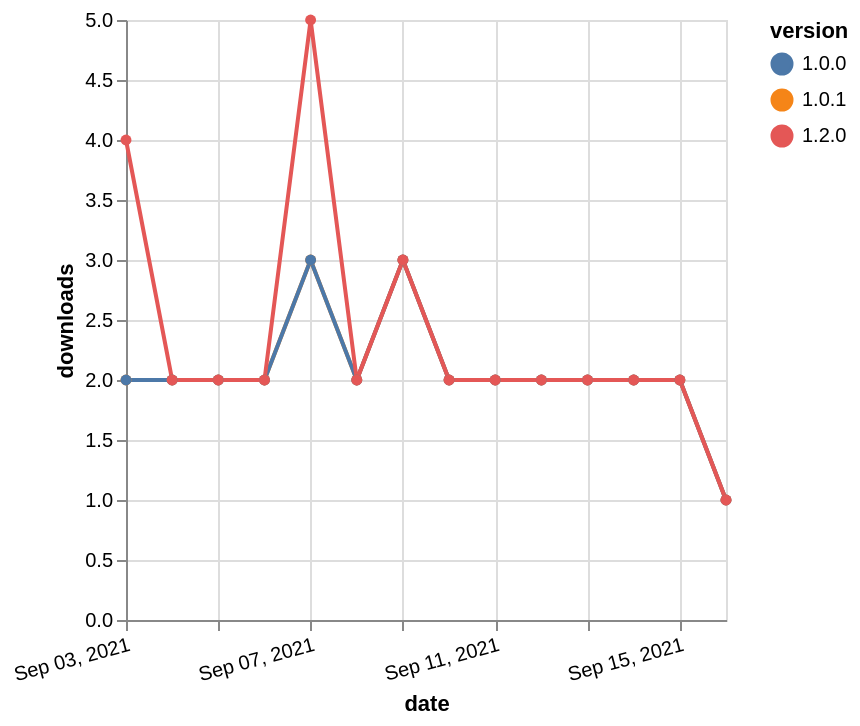

Vega-Lite specification for this chart:
### Vega-Lite specification from a JSON file in a GitHub repository (floating-point values rounded to 4 significant figures)
{"$schema": "https://vega.github.io/schema/vega-lite/v5.json", "description": "A simple bar chart with embedded data.", "data": {"values": [{"date": "2021-09-03", "total": 360, "delta": 2, "version": "1.0.1"}, {"date": "2021-09-04", "total": 362, "delta": 2, "version": "1.0.1"}, {"date": "2021-09-05", "total": 364, "delta": 2, "version": "1.0.1"}, {"date": "2021-09-06", "total": 366, "delta": 2, "version": "1.0.1"}, {"date": "2021-09-07", "total": 369, "delta": 3, "version": "1.0.1"}, {"date": "2021-09-08", "total": 371, "delta": 2, "version": "1.0.1"}, {"date": "2021-09-09", "total": 374, "delta": 3, "version": "1.0.1"}, {"date": "2021-09-10", "total": 376, "delta": 2, "version": "1.0.1"}, {"date": "2021-09-11", "total": 378, "delta": 2, "version": "1.0.1"}, {"date": "2021-09-12", "total": 380, "delta": 2, "version": "1.0.1"}, {"date": "2021-09-13", "total": 382, "delta": 2, "version": "1.0.1"}, {"date": "2021-09-14", "total": 384, "delta": 2, "version": "1.0.1"}, {"date": "2021-09-15", "total": 386, "delta": 2, "version": "1.0.1"}, {"date": "2021-09-16", "total": 387, "delta": 1, "version": "1.0.1"}, {"date": "2021-09-03", "total": 662, "delta": 2, "version": "1.0.0"}, {"date": "2021-09-04", "total": 664, "delta": 2, "version": "1.0.0"}, {"date": "2021-09-05", "total": 666, "delta": 2, "version": "1.0.0"}, {"date": "2021-09-06", "total": 668, "delta": 2, "version": "1.0.0"}, {"date": "2021-09-07", "total": 671, "delta": 3, "version": "1.0.0"}, {"date": "2021-09-08", "total": 673, "delta": 2, "version": "1.0.0"}, {"date": "2021-09-09", "total": 676, "delta": 3, "version": "1.0.0"}, {"date": "2021-09-10", "total": 678, "delta": 2, "version": "1.0.0"}, {"date": "2021-09-11", "total": 680, "delta": 2, "version": "1.0.0"}, {"date": "2021-09-12", "total": 682, "delta": 2, "version": "1.0.0"}, {"date": "2021-09-13", "total": 684, "delta": 2, "version": "1.0.0"}, {"date": "2021-09-14", "total": 686, "delta": 2, "version": "1.0.0"}, {"date": "2021-09-15", "total": 688, "delta": 2, "version": "1.0.0"}, {"date": "2021-09-16", "total": 689, "delta": 1, "version": "1.0.0"}, {"date": "2021-09-03", "total": 231, "delta": 4, "version": "1.2.0"}, {"date": "2021-09-04", "total": 233, "delta": 2, "version": "1.2.0"}, {"date": "2021-09-05", "total": 235, "delta": 2, "version": "1.2.0"}, {"date": "2021-09-06", "total": 237, "delta": 2, "version": "1.2.0"}, {"date": "2021-09-07", "total": 242, "delta": 5, "version": "1.2.0"}, {"date": "2021-09-08", "total": 244, "delta": 2, "version": "1.2.0"}, {"date": "2021-09-09", "total": 247, "delta": 3, "version": "1.2.0"}, {"date": "2021-09-10", "total": 249, "delta": 2, "version": "1.2.0"}, {"date": "2021-09-11", "total": 251, "delta": 2, "version": "1.2.0"}, {"date": "2021-09-12", "total": 253, "delta": 2, "version": "1.2.0"}, {"date": "2021-09-13", "total": 255, "delta": 2, "version": "1.2.0"}, {"date": "2021-09-14", "total": 257, "delta": 2, "version": "1.2.0"}, {"date": "2021-09-15", "total": 259, "delta": 2, "version": "1.2.0"}, {"date": "2021-09-16", "total": 260, "delta": 1, "version": "1.2.0"}]}, "width": "container", "mark": {"type": "line", "point": {"filled": true}}, "encoding": {"x": {"field": "date", "type": "temporal", "timeUnit": "yearmonthdate", "title": "date", "axis": {"labelAngle": -15}}, "y": {"field": "delta", "type": "quantitative", "title": "downloads"}, "color": {"field": "version", "type": "nominal"}, "tooltip": {"field": "delta"}}}
